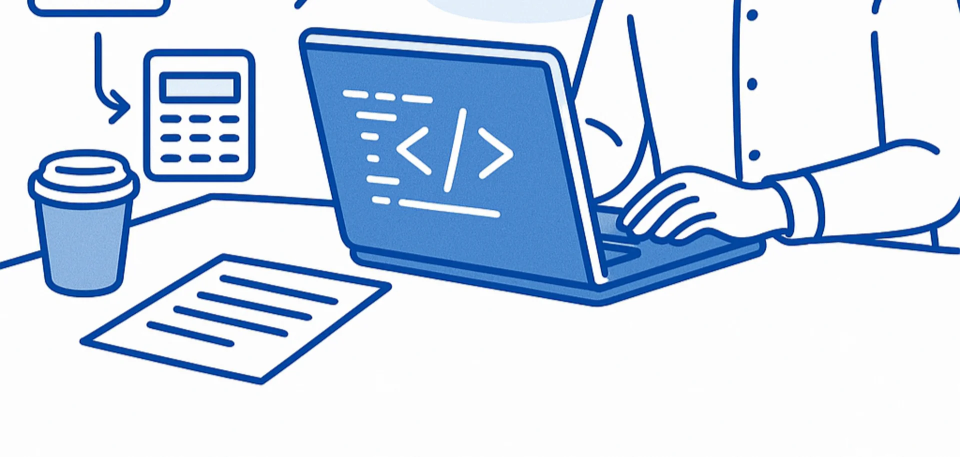
#> input picture assets/hero-improvement.webp, 1920 x 913 px, given in place of logo_source.png, which was not available (shown at 1/2 size)
$ python m.py
#> lines starting #> are read from the running program, lines starting #| are printed output that depends on the picture; pictures that were not available may be replaced by others from this repository, and a replacement may not be noted
# save as make_icons.py
from PIL import Image
from pathlib import Path

# ==== 設定 ====
SOURCE_IMAGE = r"logo_source.png"  # ←元画像のパス（PNG/JPGどちらでもOK）
OUT_DIR = Path("./icons")          # 出力先フォルダ
BACKGROUND = (255, 255, 255, 0)    # 透明背景（JPGにするなら(255,255,255)など）

# 生成リスト（ファイル名, サイズ）
PNG_TARGETS = [
    ("favicon-16x16.png", 16),
    ("favicon-32x32.png", 32),
    ("apple-touch-icon.png", 180),
    ("android-chrome-192x192.png", 192),
    ("android-chrome-512x512.png", 512),
    ("mstile-150x150.png", 150),
]

ICO_SIZES = [16, 32, 48]  # マルチアイコン内のサイズ

def load_as_square(src: Image.Image, size: int) -> Image.Image:
    """中央クロップで正方形→目的サイズにリサイズ（ロゴが縦長/横長でも均等にトリミング）"""
    w, h = src.size
    side = min(w, h)
    left = (w - side) // 2
    top = (h - side) // 2
    src_sq = src.crop((left, top, left + side, top + side))
    return src_sq.resize((size, size), Image.LANCZOS)

def main():
    OUT_DIR.mkdir(parents=True, exist_ok=True)
    base = Image.open(SOURCE_IMAGE).convert("RGBA")

    # --- PNG各種 ---
    for name, size in PNG_TARGETS:
        im = load_as_square(base, size)
        out_path = OUT_DIR / name
        im.save(out_path, format="PNG")
        print(f"✔ {out_path} ({size}x{size})")
#> this loop made 6 passes
#> pass 1, in load_as_square, `src_sq = src.crop((left, top, left + side, top + side))`:
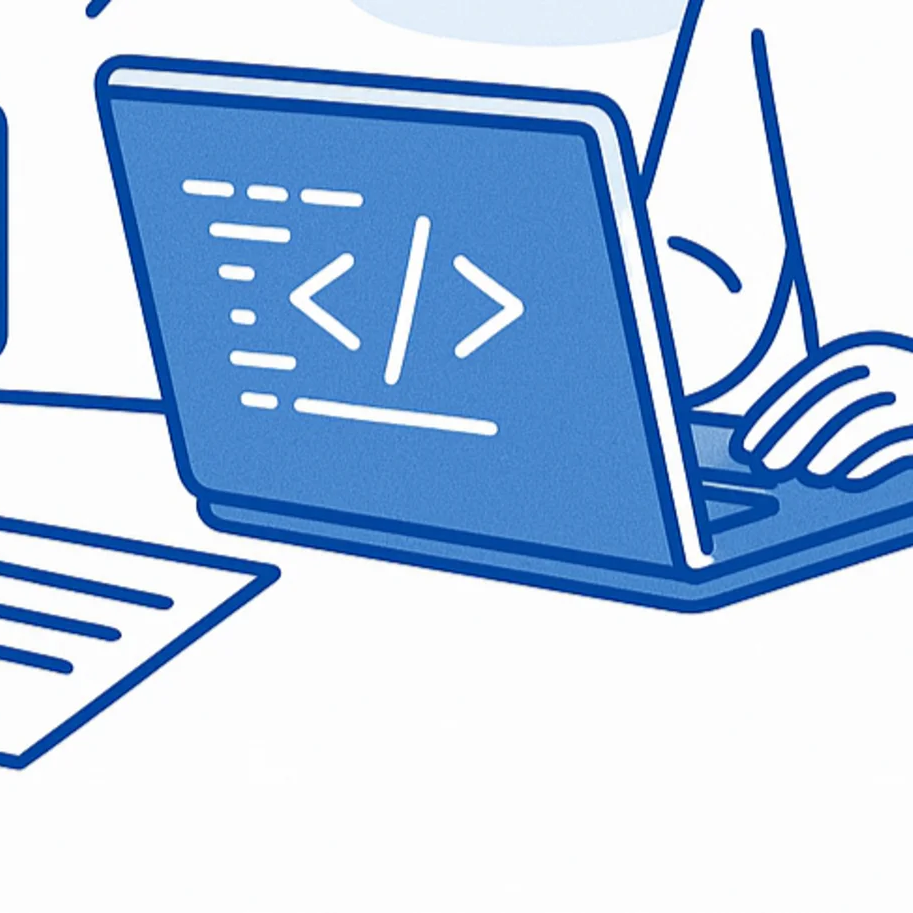
#> src_sq: PIL image 913x913 RGBA; mean R, G, B, A 180.1, 202.3, 229.4, 255
#> pass 1, in main, `im = load_as_square(base, size)`:
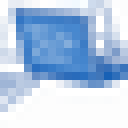
#> im: PIL image 16x16 RGBA (shown 8 times larger); mean R, G, B, A 179.2, 201.6, 229.2, 255
#> pass 2, in main, `im = load_as_square(base, size)`:
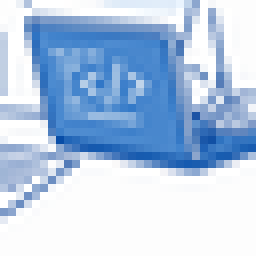
#> im: PIL image 32x32 RGBA (shown 8 times larger); mean R, G, B, A 179.1, 201.5, 229.1, 255
#> pass 3, in main, `im = load_as_square(base, size)`:
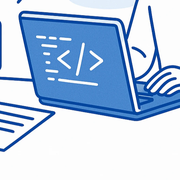
#> im: PIL image 180x180 RGBA; mean R, G, B, A 180.1, 202, 229.3, 255
#> after the loop:
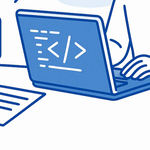
#> im: PIL image 150x150 RGBA; mean R, G, B, A 180.2, 201.9, 229.2, 255

    # --- ICO（マルチサイズ）---
    # 一度最大サイズをベースにして sizes= を渡す
    largest = max(ICO_SIZES)
    im_large = load_as_square(base, largest)
#> in load_as_square (call 7), `return src_sq.resize((size, size), Image.LANCZOS)`:
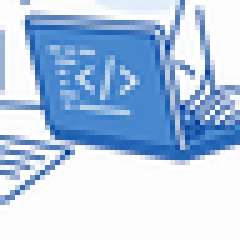
#> returned value: PIL image 48x48 RGBA (shown 5 times larger); mean R, G, B, A 179, 201.4, 229, 255
    ico_path = OUT_DIR / "favicon.ico"
    im_large.save(ico_path, sizes=[(s, s) for s in ICO_SIZES])
    print(f"✔ {ico_path} (sizes: {ICO_SIZES})")

    print("\n完了！ icons/ フォルダをサイトの公開ディレクトリへ配置してください。")

if __name__ == "__main__":
    main()
